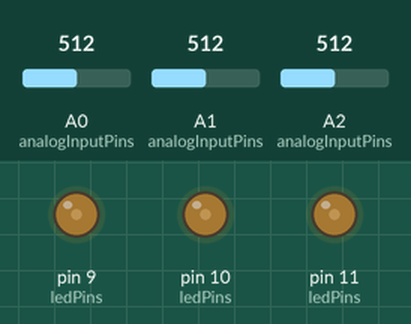
Recording of a sketch running on a simulated Arduino Uno, built with avr-gcc and run on an emulated ATmega328P. Shown: output pins drawn as LEDs (lit = HIGH). The inputs (shaded band) are chosen by the test bench; at power-on: A0 (analogInputPins) = 512, A1 (analogInputPins) = 512, A2 (analogInputPins) = 512.

Above: at 1.2 s.
1.3 s: A0 (analogInputPins) set to 716
At 1.9 s:
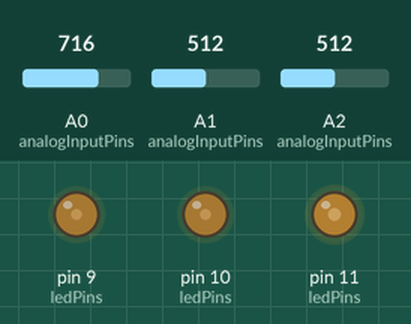
2.8 s: A1 (analogInputPins) set to 716
At 4.0 s:
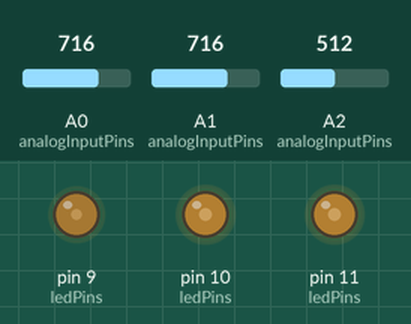
4.3 s: A2 (analogInputPins) set to 716
At 5.4 s:
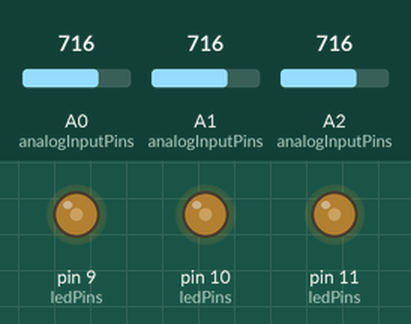
5.8 s: A0 (analogInputPins) set to 511
At 6.5 s:
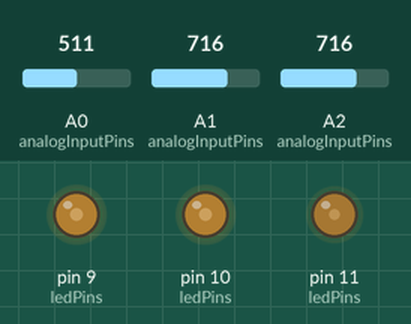
7.3 s: A1 (analogInputPins) set to 511
At 7.7 s:
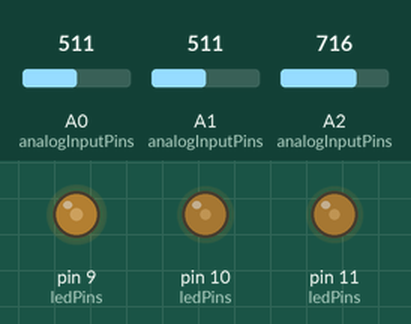
8.8 s: A2 (analogInputPins) set to 0
At 10.0 s:
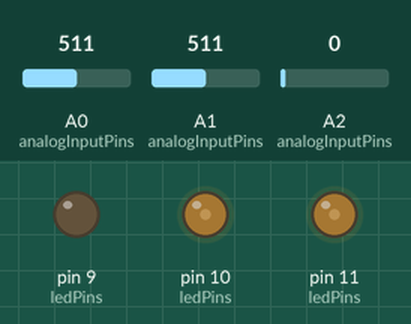
Timing chart, 0 to 11.3 s (numbered marks = the images above; inputs shaded):
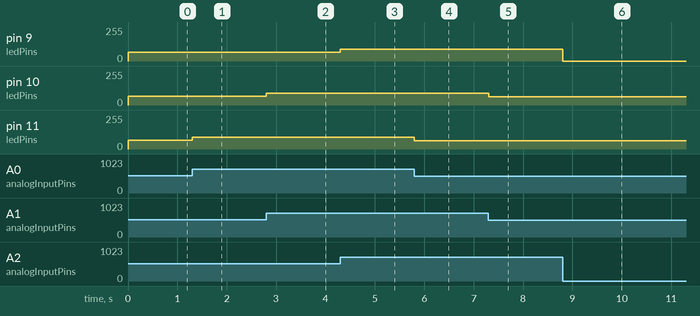

Measured:
- after the input at 1.3 s, pin 11 (ledPins): 64/255 → 89/255 at once
- after the input at 2.8 s, pin 10 (ledPins): 64/255 → 89/255 at once
- after the input at 4.3 s, pin 9 (ledPins): 64/255 → 89/255 at once
- after the input at 5.8 s, pin 11 (ledPins): 89/255 → 63/255 at once
- after the input at 7.3 s, pin 10 (ledPins): 89/255 → 63/255 at once
- after the input at 8.8 s, pin 9 (ledPins): 89/255 → 0/255 at once

The sketch:

homework1.ino
```cpp
const int numberOfPinsUsedInput = 3;
const int numberOfPinsUsedOutput = 3;

const int ledPins[numberOfPinsUsedOutput] = {11, 10, 9};

// array of signal pins
const int analogInputPins[numberOfPinsUsedInput] = {A0, A1, A2};

const int minAnalogValue = 0, maxAnalogValue = 1023, minVoltageValue = 0, maxVoltageValue = 128;

// initialize pins from an array
void setPinModeArray(int arrayOfPins[], int arrayLength, int modeOfPin){
  for(int i = 0; i < arrayLength; i++){
    pinMode(arrayOfPins[i], modeOfPin);
  }
}

void turnOnLed(int analogInputPin, int ledPin){
  // read the analog input value
  int analogValue = analogRead(analogInputPin);
  // adjust the led brightness like the value of analog input
  int ledBrightness = map(analogValue, minAnalogValue, maxAnalogValue, minVoltageValue, maxVoltageValue);
  // write the analog output value to ledPin
  analogWrite(ledPin, ledBrightness);
}

void setup() {
  setPinModeArray(analogInputPins, numberOfPinsUsedInput, INPUT);

  setPinModeArray(ledPins, numberOfPinsUsedOutput, OUTPUT);
}

void loop() {
  for (int i = 0; i < numberOfPinsUsedInput; i++){
    // for every analog input we turn on a led
    turnOnLed(analogInputPins[i], ledPins[i]);
  }
}
```
